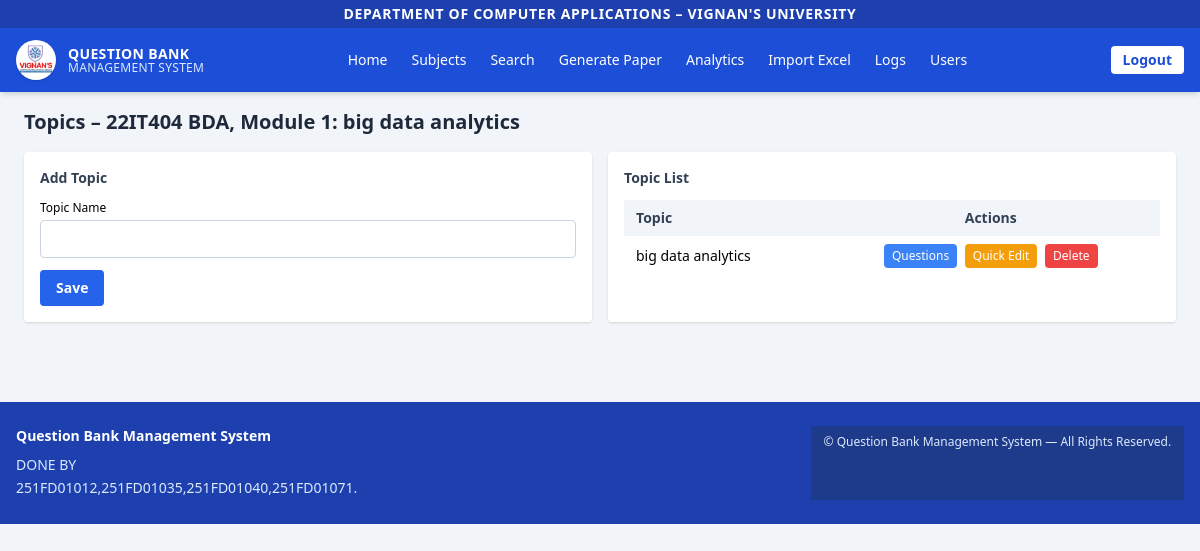
Page /modules/2/topics (signed in) on the committed database.
### tables this page shows
CREATE TABLE subjects (
            id INTEGER PRIMARY KEY AUTOINCREMENT,
            code TEXT NOT NULL,
            name TEXT NOT NULL
        );

CREATE TABLE modules (
            id INTEGER PRIMARY KEY AUTOINCREMENT,
            subject_id INTEGER NOT NULL,
            module_no INTEGER NOT NULL,
            title TEXT NOT NULL,
            FOREIGN KEY (subject_id) REFERENCES subjects(id)
        );

CREATE TABLE topics (
            id INTEGER PRIMARY KEY AUTOINCREMENT,
            module_id INTEGER NOT NULL,
            name TEXT NOT NULL,
            FOREIGN KEY (module_id) REFERENCES modules(id)
        );

### app.py (the view, shortened to what this page needs)
@app.route("/modules/<int:module_id>/topics", methods=["GET", "POST"])
@admin_required
def topics(module_id):
    conn = get_db()
    cur = conn.cursor()
    cur.execute(
        "SELECT m.*, s.name AS subject_name, s.code AS subject_code "
        "FROM modules m JOIN subjects s ON m.subject_id = s.id WHERE m.id=?",
        (module_id,),
    )
    module = cur.fetchone()
    if not module:
        conn.close()
        flash("Module not found.", "error")
        return redirect(url_for("subjects"))
    cur.execute("SELECT * FROM topics WHERE module_id=? ORDER BY id", (module_id,))
    topics_list = cur.fetchall()
    conn.close()
    return render_template("topics.html", module=module, topics=topics_list)

### app.py (called while the page is built)
def get_db():
    conn = sqlite3.connect(DB_NAME)
    conn.row_factory = sqlite3.Row
    return conn

def admin_required(f):
    @wraps(f)
    def decorated(*args, **kwargs):
        if "user_id" not in session:
            flash("Please login to continue.", "error")
            return redirect(url_for("login", next=request.path))
        if session.get("role") != "admin":
            flash("Admin access required.", "error")
            return redirect(url_for("index"))
        return f(*args, **kwargs)
    return decorated

### templates/topics.html (shortened to what this page needs)
{% extends "base.html" %}
{% block content %}
<h2 class="text-xl font-semibold text-slate-800 mb-1">
  Topics – {{ module.subject_code }} {{ module.subject_name }},
  Module {{ module.module_no }}: {{ module.title }}
</h2>
<div class="grid md:grid-cols-2 gap-4 mt-4">
  <div class="bg-white rounded shadow p-4">
    <h3 class="text-sm font-semibold mb-3 text-slate-700">Add Topic</h3>
    <form method="post" class="space-y-3">
      <div>
        <label class="block text-xs mb-1">Topic Name</label>
        <input type="text" name="name" required
               class="w-full border border-slate-300 rounded px-3 py-2 text-sm focus:ring-2 focus:ring-blue-500">
      </div>
      <button class="bg-blue-600 text-white px-4 py-2 rounded text-sm font-semibold hover:bg-blue-700">
        Save
      </button>
    </form>
  </div>
  <div class="bg-white rounded shadow p-4">
    <h3 class="text-sm font-semibold mb-3 text-slate-700">Topic List</h3>
    <div class="overflow-x-auto">
      <table class="min-w-full text-sm">
        <thead>
          <tr class="bg-slate-100 text-slate-700">
            <th class="px-3 py-2 text-left">Topic</th>
            <th class="px-3 py-2 text-center">Actions</th>
          </tr>
        </thead>
        <tbody>
          {% for t in topics %}
          <tr class="border-b last:border-0">
            <td class="px-3 py-2">{{ t.name }}</td>
            <td class="px-3 py-2 text-center space-x-1">
              <a href="{{ url_for('questions', topic_id=t.id) }}"
                 class="inline-block text-xs bg-blue-500 text-white px-2 py-1 rounded hover:bg-blue-600">
                Questions
              </a>
              <form method="post" class="inline-block">
                <button
                  onclick="return confirm('Quick edit topic name in DB if required.')"
                  class="text-xs bg-amber-500 text-white px-2 py-1 rounded hover:bg-amber-600">
                  Quick Edit
                </button>
              </form>
              <form method="post" class="inline-block"
                    onsubmit="return confirm('Delete topic? Ensure no questions depend on it.');">
                <button class="text-xs bg-red-500 text-white px-2 py-1 rounded hover:bg-red-600">
                  Delete
                </button>
              </form>
            </td>
          </tr>
          {% else %}
          <tr>
            <td colspan="2" class="px-3 py-4 text-center text-slate-500">
              No topics added.
            </td>
          </tr>
          {% endfor %}
        </tbody>
      </table>
    </div>
  </div>
</div>
{% endblock %}

### rows in the picture
subjects: subject_code "22IT404", subject_name "BDA"
modules: module_no "1", title "big data analytics"
topics: name "big data analytics"
